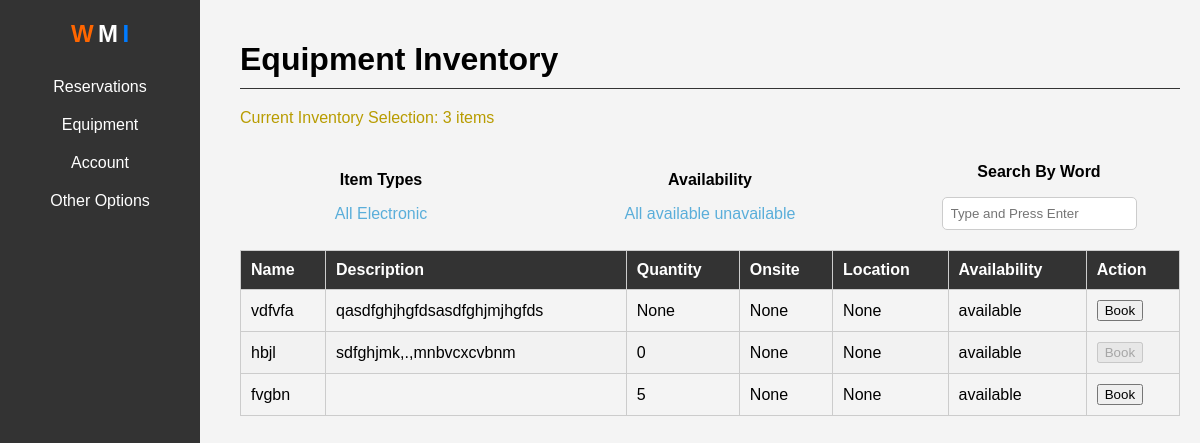
Before: /equipmentView/ with the older database file.
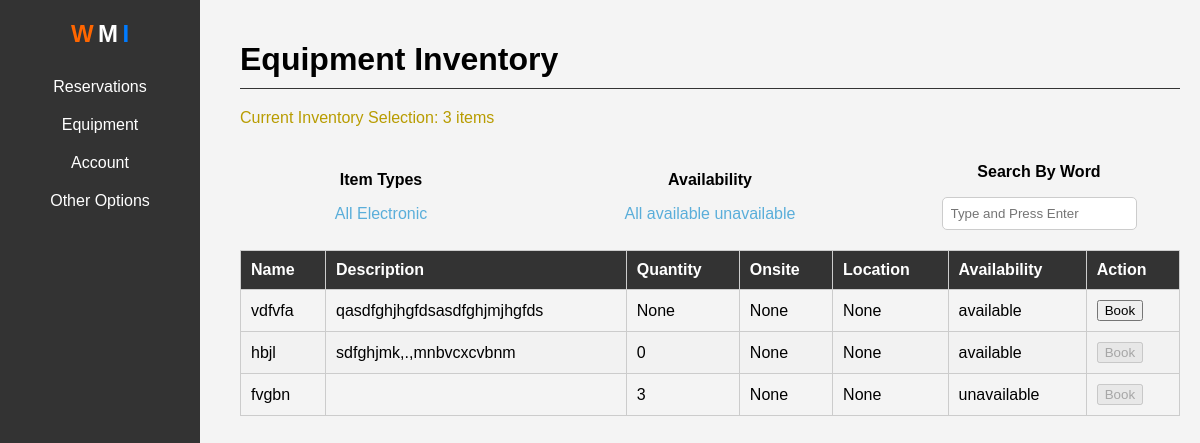
After: the same page with the newer database file.
### appone/models.py (models this page shows, shortened)
class Item(models.Model):
    deviceSerialNumber = models.CharField(max_length=50, null=True, blank=True)
    name = models.CharField(max_length=50)
    type = models.ForeignKey('ItemType', on_delete=models.SET_NULL, null=True)
    CPU = models.CharField(max_length=50, null=True, blank=True)
    GPU = models.CharField(max_length=50, null=True, blank=True)
    RAM = models.CharField(max_length=50, null=True, blank=True)
    status = models.ForeignKey('ItemStatus', on_delete=models.SET_NULL, null=True)
    onsite = models.CharField(max_length=50, null=True, blank=True)
    audit = models.CharField(max_length=50, null=True, blank=True)
    quantity = models.CharField(max_length=50, null=True, blank=True)
    location = models.CharField(max_length=50, null=True, blank=True)
    dateOut = models.CharField(max_length=50, null=True, blank=True)
    dateReturn = models.CharField(max_length=50, null=True, blank=True)
    description = models.TextField(null=True, blank=True)
    comments = models.TextField(null=True, blank=True)
    user = models.ForeignKey(User, on_delete=models.SET_NULL, null=True, blank=True)

class ItemStatus(models.Model):
    status = models.CharField(max_length=100)

### appone/views.py (the view)
# urls.py: path("equipmentView/", views.equipmentView, name = "equipmentView"),
def equipmentView(request):
    itemtypes = ItemType.objects.all()
    itemstatus = ItemStatus.objects.all()
    q = request.GET.get('q') if request.GET.get('q') != None else ""
    status_filter = request.GET.get('status')
    type_filter = request.GET.get('type')
    sort_by = request.GET.get('sort')
    items = Item.objects.filter(
        Q(type__type__icontains=q) |
        Q(name__icontains=q) |
        Q(deviceSerialNumber__icontains=q) |
        Q(CPU__icontains=q) |
        Q(GPU__icontains=q) |
        Q(RAM__icontains=q) |
        Q(location__icontains=q) |
        Q(status__status__icontains=q)
    )
    if status_filter:
        items = items.filter(status__status=status_filter)
    if type_filter:
        items = items.filter(type__type=type_filter)
    if sort_by:
        items = items.order_by(sort_by)
    totalInventory = items.count()
    context = {'items': items, 'itemtypes': itemtypes, 'itemstatus': itemstatus, 'totalInventory': totalInventory}
    return render(request, 'appone/equipmentView.html', context)

### appone/templates/appone/equipmentView.html (shortened to what this page needs)
<!DOCTYPE html>
<html lang="en">
<head>
</head>
<body>
    <div class="sidebar">
        <div class="sidebar-logo">
            <span style="font-size: 24px; font-weight: bold; color: #ff6600;">W</span>
            <span style="font-size: 24px; font-weight: bold; color: #ffffff;">M</span>
            <span style="font-size: 24px; font-weight: bold; color: #007bff;">I</span>
        </div>
        <ul>
            <li><a href="#">Reservations</a></li>
            <li><a href="#">Equipment</a></li>
            <li><a href="#">Account</a></li>
            <li><a href="#">Other Options</a></li>
        </ul>
    </div>
    <div class="pageContent">
        <h1>Equipment Inventory</h1>
        <p id="itemCount">Current Inventory Selection: {{ totalInventory }} items</p>
        <div class="filters">
            <div class="filterSection">
                <p><strong>Item Types</strong></p>
                <a href="{% url 'equipmentView' %}">All</a>
                {% for itemtype in itemtypes %}
                    <a href="{% url 'equipmentView' %}?type={{ itemtype.type }}">{{ itemtype.type }}</a>
                {% endfor %}
            </div>
            <div class="filterSection">
                <p><strong>Availability</strong></p>
                <a href="{% url 'equipmentView' %}">All</a>
                {% for itemstatus in itemstatus %}
                    <a href="{% url 'equipmentView' %}?status={{ itemstatus.status }}">{{ itemstatus.status }}</a>
                {% endfor %}
            </div>
            <div class="filterSection">
                <p><strong>Search By Word</strong></p>
                <form method="GET" action="{% url 'equipmentView' %}">
                    <input type="text" name="q" class="searchInput" placeholder="Type and Press Enter">
                </form>
            </div>
        </div>
        <div class="scroll">
            <table class="equipmentTable">
                <thead>
                    <tr>
                        <th>Name</th>
                        <th>Description</th>
                        <th>Quantity</th>
                        <th>Onsite</th>
                        <th>Location</th>
                        <th>Availability</th>
                        <th>Action</th>
                    </tr>
                </thead>
                <tbody>
                    {% for item in items %}
                        <tr>
                            <td>{{ item.name }}</td>
                            <td>{{ item.description }}</td>
                            <td>{{ item.quantity }}</td>
                            <td>{{ item.onsite }}</td>
                            <td>{{ item.location }}</td>
                            <td>{{ item.status.status }}</td>
                            <td>
                                <form method="POST" action="{% url 'book_item' item.id %}">
                                    <button type="submit" {% if item.quantity == '0' or item.status.status != 'available' %}disabled{% endif %}>Book</button>
                                </form>
                            </td>
                        </tr>
                    {% endfor %}
                </tbody>
            </table>
        </div>
    </div>
</body>
</html>

Changed rows visible on the page:
changed Item "fvgbn": quantity "5" → "3"; status.status "available" → "unavailable"
